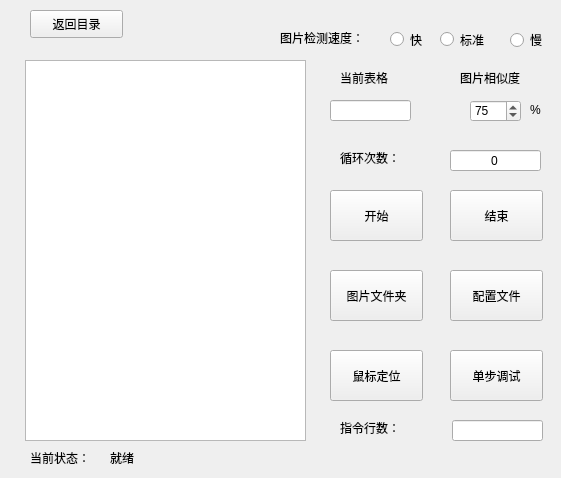
<?xml version="1.0" encoding="UTF-8"?>
<ui version="4.0">
 <class>Form</class>
 <widget class="QWidget" name="Form">
  <property name="geometry">
   <rect>
    <x>0</x>
    <y>0</y>
    <width>561</width>
    <height>478</height>
   </rect>
  </property>
  <property name="windowTitle">
   <string>Form</string>
  </property>
  <widget class="QTextBrowser" name="textBrowser">
   <property name="geometry">
    <rect>
     <x>25</x>
     <y>60</y>
     <width>281</width>
     <height>381</height>
    </rect>
   </property>
  </widget>
  <widget class="QPushButton" name="pushButton">
   <property name="geometry">
    <rect>
     <x>330</x>
     <y>190</y>
     <width>93</width>
     <height>51</height>
    </rect>
   </property>
   <property name="text">
    <string>开始</string>
   </property>
   <property name="shortcut">
    <string>Ctrl+=</string>
   </property>
  </widget>
  <widget class="QLineEdit" name="lineEdit">
   <property name="geometry">
    <rect>
     <x>450</x>
     <y>150</y>
     <width>91</width>
     <height>21</height>
    </rect>
   </property>
   <property name="text">
    <string>0</string>
   </property>
   <property name="alignment">
    <set>Qt::AlignCenter</set>
   </property>
  </widget>
  <widget class="QLabel" name="label">
   <property name="geometry">
    <rect>
     <x>340</x>
     <y>150</y>
     <width>72</width>
     <height>15</height>
    </rect>
   </property>
   <property name="text">
    <string>循环次数：</string>
   </property>
  </widget>
  <widget class="QPushButton" name="pushButton_2">
   <property name="geometry">
    <rect>
     <x>450</x>
     <y>270</y>
     <width>93</width>
     <height>51</height>
    </rect>
   </property>
   <property name="text">
    <string>配置文件</string>
   </property>
  </widget>
  <widget class="QPushButton" name="pushButton_4">
   <property name="geometry">
    <rect>
     <x>330</x>
     <y>270</y>
     <width>93</width>
     <height>51</height>
    </rect>
   </property>
   <property name="text">
    <string>图片文件夹</string>
   </property>
  </widget>
  <widget class="QPushButton" name="pushButton_6">
   <property name="geometry">
    <rect>
     <x>450</x>
     <y>190</y>
     <width>93</width>
     <height>51</height>
    </rect>
   </property>
   <property name="text">
    <string>结束</string>
   </property>
   <property name="shortcut">
    <string>Ctrl+-</string>
   </property>
  </widget>
  <widget class="QPushButton" name="pushButton_7">
   <property name="geometry">
    <rect>
     <x>330</x>
     <y>350</y>
     <width>93</width>
     <height>51</height>
    </rect>
   </property>
   <property name="text">
    <string>鼠标定位</string>
   </property>
   <property name="shortcut">
    <string>Ctrl+P</string>
   </property>
  </widget>
  <widget class="QPushButton" name="pushButton_3">
   <property name="geometry">
    <rect>
     <x>30</x>
     <y>10</y>
     <width>93</width>
     <height>28</height>
    </rect>
   </property>
   <property name="text">
    <string>返回目录</string>
   </property>
  </widget>
  <widget class="QPushButton" name="pushButton_5">
   <property name="geometry">
    <rect>
     <x>450</x>
     <y>350</y>
     <width>93</width>
     <height>51</height>
    </rect>
   </property>
   <property name="text">
    <string>单步调试</string>
   </property>
   <property name="shortcut">
    <string>Return</string>
   </property>
  </widget>
  <widget class="QLineEdit" name="lineEdit_2">
   <property name="geometry">
    <rect>
     <x>452</x>
     <y>420</y>
     <width>91</width>
     <height>21</height>
    </rect>
   </property>
   <property name="alignment">
    <set>Qt::AlignCenter</set>
   </property>
  </widget>
  <widget class="QLabel" name="label_2">
   <property name="geometry">
    <rect>
     <x>340</x>
     <y>420</y>
     <width>72</width>
     <height>15</height>
    </rect>
   </property>
   <property name="text">
    <string>指令行数：</string>
   </property>
  </widget>
  <widget class="QLineEdit" name="lineEdit_3">
   <property name="geometry">
    <rect>
     <x>330</x>
     <y>100</y>
     <width>81</width>
     <height>21</height>
    </rect>
   </property>
   <property name="alignment">
    <set>Qt::AlignCenter</set>
   </property>
   <property name="readOnly">
    <bool>true</bool>
   </property>
  </widget>
  <widget class="QLabel" name="label_3">
   <property name="geometry">
    <rect>
     <x>340</x>
     <y>70</y>
     <width>61</width>
     <height>16</height>
    </rect>
   </property>
   <property name="text">
    <string>当前表格</string>
   </property>
  </widget>
  <widget class="QRadioButton" name="radioButton">
   <property name="geometry">
    <rect>
     <x>390</x>
     <y>30</y>
     <width>41</width>
     <height>19</height>
    </rect>
   </property>
   <property name="text">
    <string>快</string>
   </property>
  </widget>
  <widget class="QRadioButton" name="radioButton_2">
   <property name="geometry">
    <rect>
     <x>440</x>
     <y>30</y>
     <width>61</width>
     <height>19</height>
    </rect>
   </property>
   <property name="text">
    <string>标准</string>
   </property>
  </widget>
  <widget class="QRadioButton" name="radioButton_3">
   <property name="geometry">
    <rect>
     <x>510</x>
     <y>30</y>
     <width>41</width>
     <height>20</height>
    </rect>
   </property>
   <property name="text">
    <string>慢</string>
   </property>
  </widget>
  <widget class="QLabel" name="label_4">
   <property name="geometry">
    <rect>
     <x>280</x>
     <y>30</y>
     <width>101</width>
     <height>16</height>
    </rect>
   </property>
   <property name="text">
    <string>图片检测速度：</string>
   </property>
  </widget>
  <widget class="QLabel" name="label_5">
   <property name="geometry">
    <rect>
     <x>30</x>
     <y>450</y>
     <width>71</width>
     <height>16</height>
    </rect>
   </property>
   <property name="text">
    <string>当前状态：</string>
   </property>
  </widget>
  <widget class="QLabel" name="label_6">
   <property name="geometry">
    <rect>
     <x>110</x>
     <y>450</y>
     <width>191</width>
     <height>16</height>
    </rect>
   </property>
   <property name="text">
    <string>就绪</string>
   </property>
  </widget>
  <widget class="QLabel" name="label_7">
   <property name="geometry">
    <rect>
     <x>460</x>
     <y>70</y>
     <width>81</width>
     <height>16</height>
    </rect>
   </property>
   <property name="text">
    <string>图片相似度</string>
   </property>
  </widget>
  <widget class="QSpinBox" name="spinBox">
   <property name="geometry">
    <rect>
     <x>470</x>
     <y>100</y>
     <width>51</width>
     <height>22</height>
    </rect>
   </property>
   <property name="maximum">
    <number>100</number>
   </property>
   <property name="value">
    <number>75</number>
   </property>
  </widget>
  <widget class="QLabel" name="label_8">
   <property name="geometry">
    <rect>
     <x>530</x>
     <y>100</y>
     <width>16</width>
     <height>20</height>
    </rect>
   </property>
   <property name="text">
    <string>%</string>
   </property>
  </widget>
 </widget>
 <resources/>
 <connections/>
</ui>
